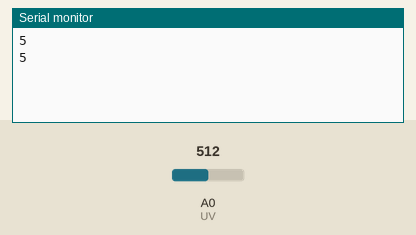
A sketch run on a simulated Arduino Uno, built with avr-gcc and run on an emulated ATmega328P. Parts: the last lines printed to the serial monitor. The inputs (shaded band) are chosen by the test bench; at power-on: A0 (UV) = 512.

Above: at 1.8 s.
1.9 s: A0 (UV) set to 716
At 2.8 s:
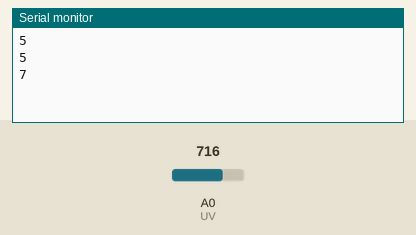
3.4 s: A0 (UV) set to 900
At 4.8 s:
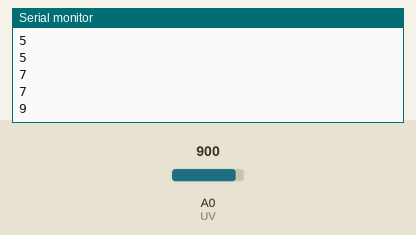
Timing chart, 0 to 6.4 s (numbered marks = the images above; inputs shaded):
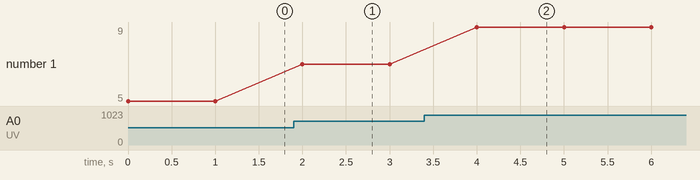

Measured:
- after the input at 1.9 s, the serial monitor: prints a new line after 0.10 s (image 1)
- after the input at 3.4 s, the serial monitor: prints a new line after 0.60 s (image 2)
- plotted number 1: 5 → 7 after the input at 1.9 s, 7 → 9 after the input at 3.4 s

The sketch:

C14.ino
```cpp
int UV=A0, VAI;
void setup() {
  // put your setup code here, to run once:
  Serial.begin(9600);
  pinMode(UV,INPUT);
}

void loop() {
  // put your main code here, to run repeatedly:
  VAI=analogRead(UV);
  int intensidad=map(VAI,0,1023,0,11);
  Serial.println(intensidad);
  delay(1000);
}
```
